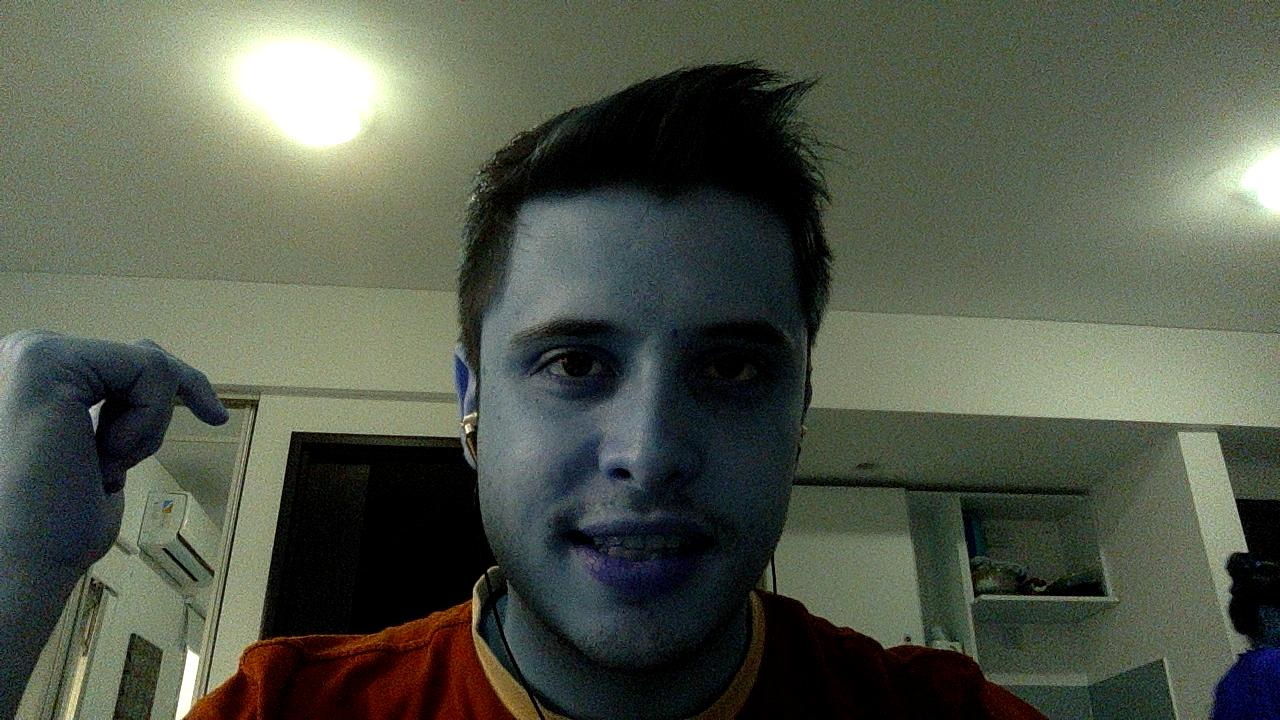
#> input picture Cara0.jpeg, 1280 x 720 px, given in place of the camera
$ python app.py Cara0.jpeg
#> lines starting #> are read from the running program, lines starting #| are printed output that depends on the picture
# OpenCV module
import cv2
# Modulo para leer directorios y rutas de archivos
import os
# OpenCV trabaja con arreglos de numpy
import numpy
# Obtener el nombre de la persona que estamos capturando
import sys
import time
import requests
from PIL import Image
from six import StringIO
import io
from matplotlib import pyplot

token = sys.argv[1]

def start(token):
    # Tamanio para reducir a miniaturas las fotografias
#> called with token = 'Cara0.jpeg'
    size = 4
    # cargamos la plantilla e inicializamos la webcam
    face_cascade = cv2.CascadeClassifier('haarcascade_frontalface_default.xml')
    cap = cv2.VideoCapture(0)
    # Contador
    count = 0

    img_width, img_height = 112, 92
    i = 0
    # Obtenemos las imagenes del feed de videoclo pa
    while count < 3 and i < 301:
        i = i+1
        # leemos un frame y lo guardamos
        rval, imgraw = cap.read()
#> imgraw is the input picture: shape (720, 1280, 3); mean B, G, R 75.6, 89.1, 83.3
        # print("Read and image, result : " + str(rval))
        img = cv2.flip(imgraw, 1, 0)
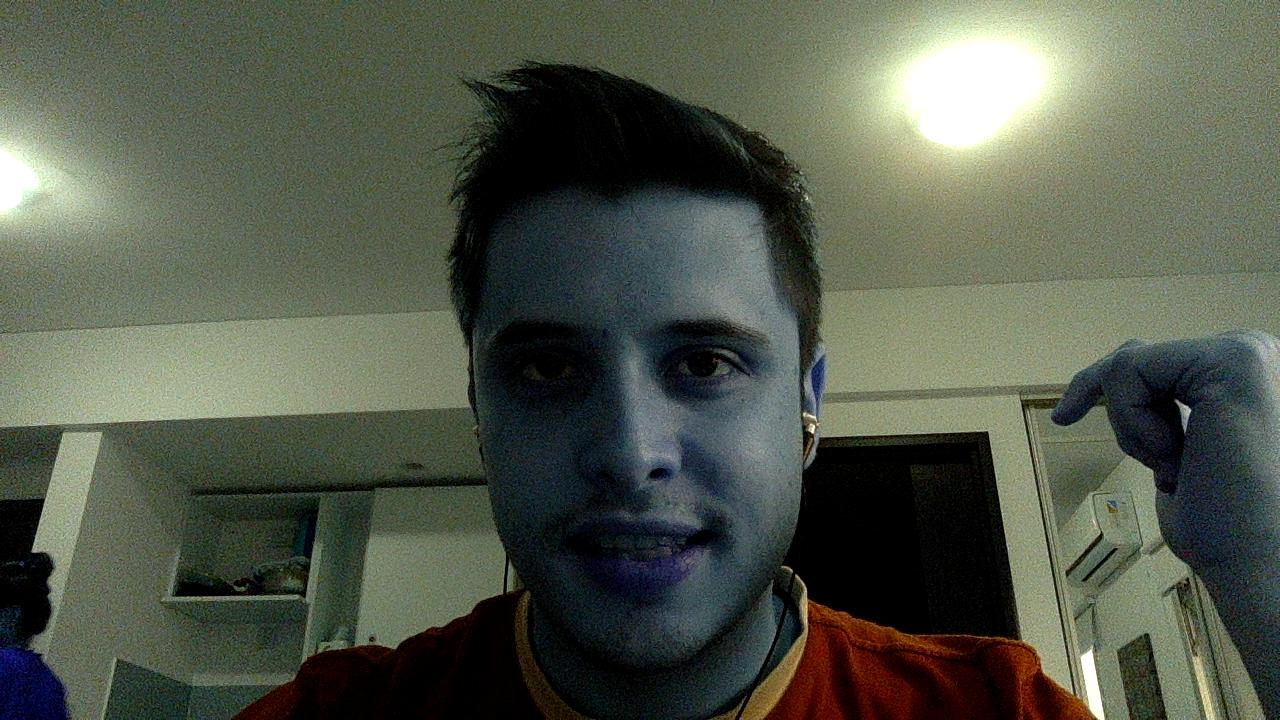
#> img: shape (720, 1280, 3); mean B, G, R 75.6, 89.1, 83.3
        # convertimos la imagen a blanco y negro
        gray = cv2.cvtColor(imgraw, cv2.COLOR_BGR2GRAY)
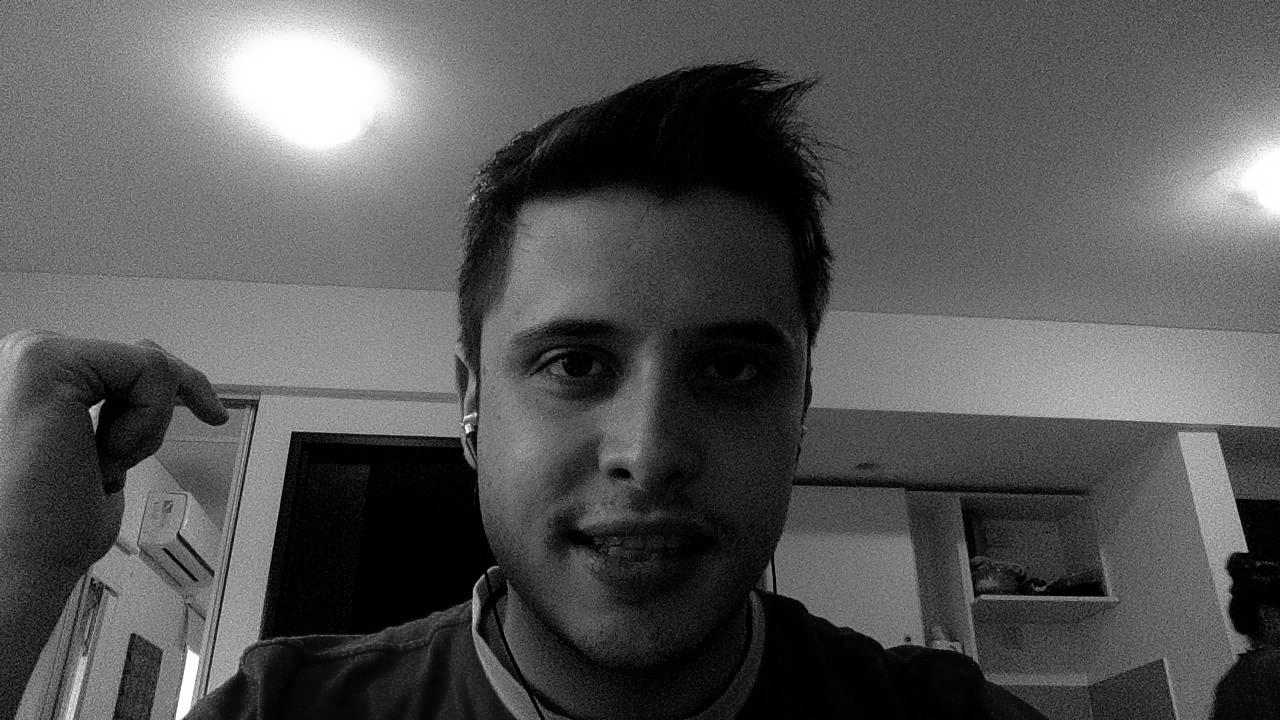
#> gray: shape (720, 1280); min 0, max 255, mean 85.8

        # redimensionar la imagen
        mini = cv2.resize(gray, (int(gray.shape[1] / size), int(gray.shape[0] / size)))

        """buscamos las coordenadas de los rostros (si los hay) y
       guardamos su posicion"""
        faces = face_cascade.detectMultiScale(mini)
#> faces = [[109, 51, 105, 105]]
        faces = sorted(faces, key=lambda x: x[3])

        if (i == 300):
            sys.exit()

        if faces:
            print("Se detecto una cara")
            #face_i = faces[0]
            #(x, y, w, h) = [v * size for v in face_i]
            #face = gray[y:y + h, x:x + w]
            #face_resize = cv2.resize(face, (img_width, img_height))

            # Dibujamos un rectangulo en las coordenadas del rostro
            #cv2.rectangle(img, (x, y), (x + w, y + h), (0, 255, 0), 3)

            # TODO: invocar backend para determinar la identidad de la persona
            cv2.imwrite("Cara{}.jpg".format(count), img=img)
            stream = io.BytesIO()
            data = open("Cara{}.jpg".format(count), 'rb').read()
            stream.seek(0)
            r = requests.post("http://localhost:8080/reconocer", data=data, headers={'Authorization': 'Bearer ' + token})
            print("status code: " + str(r.status_code))
            # Determinar el nombre de la persona y etiquetar en el feed
            nombre = "persona"
            #cv2.putText(img, nombre, (x - 10, y - 10), cv2.FONT_HERSHEY_PLAIN, 1, (0, 255, 0))
            count= count + 1

        # [8 lines of commented-out code are left out]
        key = cv2.waitKey(10)
        if key == 27:
            cap.release()
            cv2.destroyAllWindows()
            break


if __name__ == '__main__':
    start(token)
#> (the call stopped at in start, `r = requests.post("http://localhost:8080/reconocer", data=data, header..`: requests is not available in this run)

$ run again, on entrenamiento.png
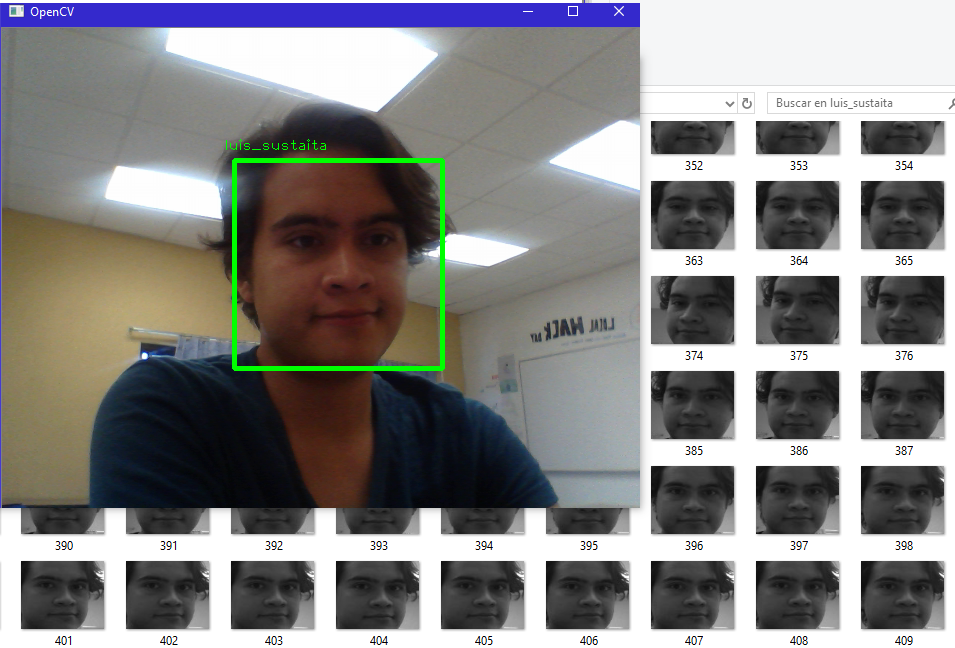
#> input picture entrenamiento.png, 955 x 648 px, given in place of the camera
#> in start, imgraw is the input picture: shape (648, 955, 3); mean B, G, R 132.3, 133.1, 134.1
#> in start, `img = cv2.flip(imgraw, 1, 0)`:
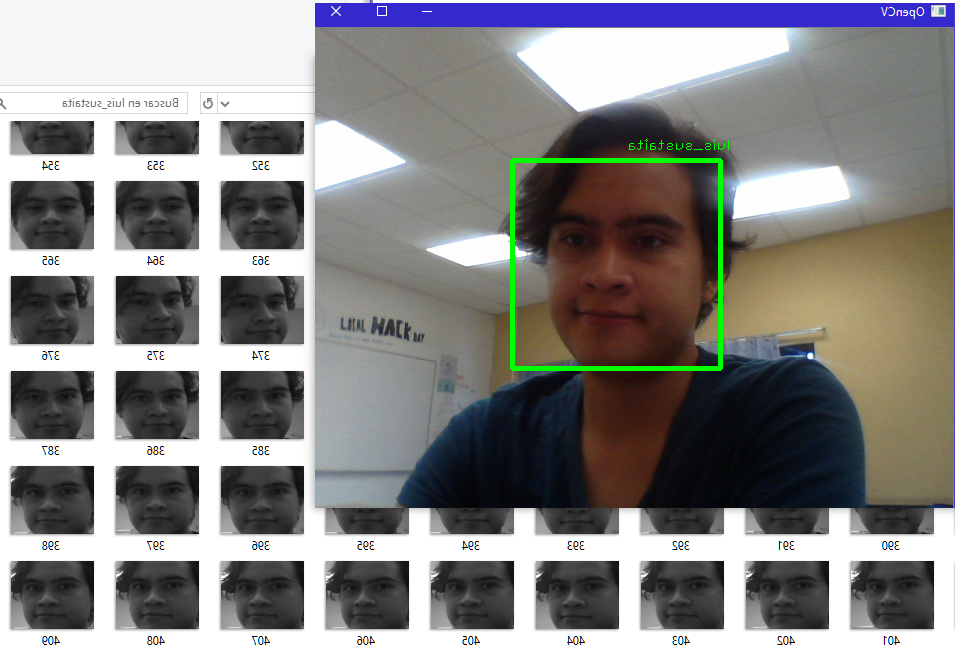
#> img: shape (648, 955, 3); mean B, G, R 132.3, 133.1, 134.1
#> in start, `mini = cv2.resize(gray, (int(gray.shape[1] / size), int(gray.shape[0] ..`:
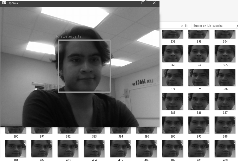
#> mini: shape (162, 238); min 5, max 255, mean 133.1
#> faces = [[60, 41, 50, 50]]

$ run again, on reconocido.png
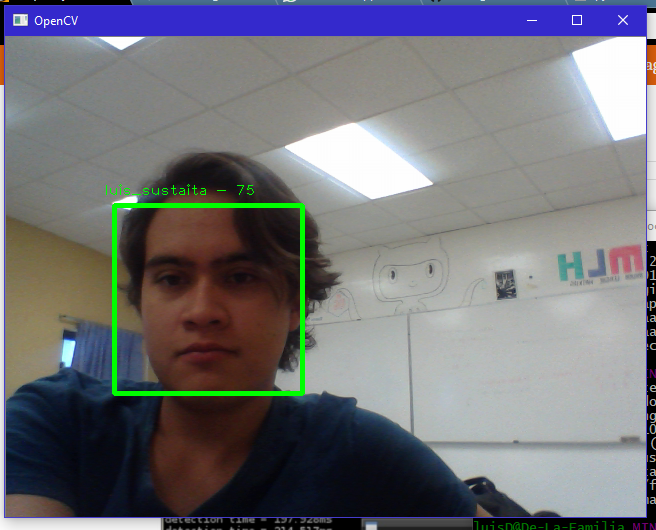
#> input picture reconocido.png, 656 x 530 px, given in place of the camera
#> in start, imgraw is the input picture: shape (530, 656, 3); mean B, G, R 120.1, 114.5, 114
#> in start, `img = cv2.flip(imgraw, 1, 0)`:
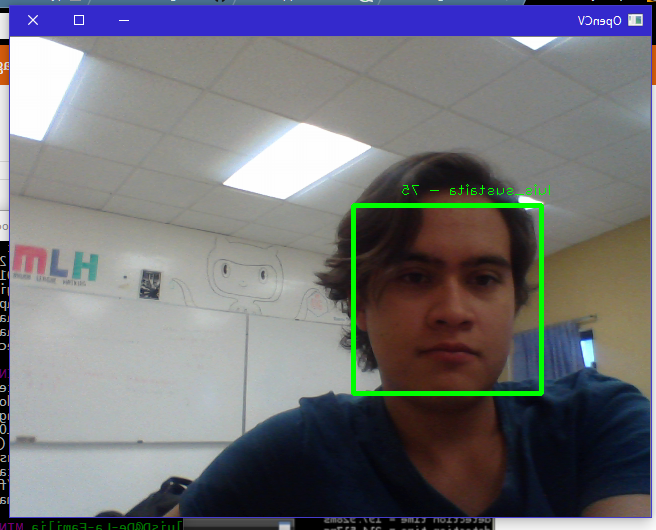
#> img: shape (530, 656, 3); mean B, G, R 120.1, 114.5, 114
#> in start, `mini = cv2.resize(gray, (int(gray.shape[1] / size), int(gray.shape[0] ..`:
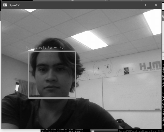
#> mini: shape (132, 164); min 0, max 254, mean 115
#> faces = [[29, 52, 45, 45]]
